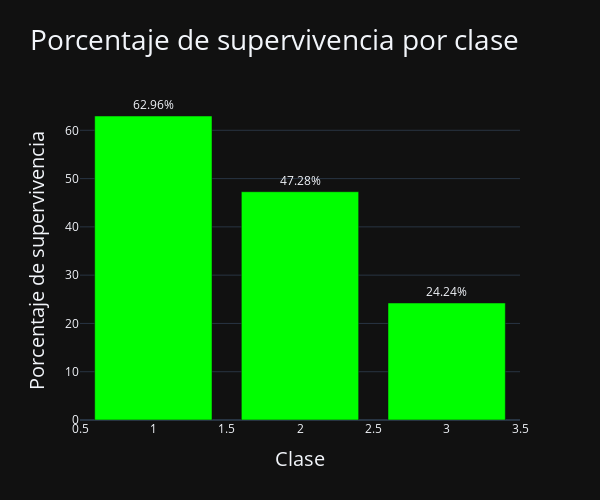

The code cell stored with this chart in its notebook:
### Markdown cell above
De esta gráfica podemos ver como la clase 3, la peor, fue la más perjudicada a la hora de sobrevivir al accidente, siendo por contrapartida, la 1, la mejor clase, donde más pasajeros sobrevivieron, más de la mitad.

### Code cell
# Calcular el porcentaje de supervivencia para cada clase
Superviviente_por_clase['Porcentaje_supervivientes'] = (Superviviente_por_clase[1] / (Superviviente_por_clase[0] + Superviviente_por_clase[1])) * 100

datos = pd.DataFrame({'Clase': Superviviente_por_clase.index, 'Porcentaje de supervivencia': Superviviente_por_clase['Porcentaje_supervivientes']})

fig = px.bar(datos, x='Clase', y='Porcentaje de supervivencia', text='Porcentaje de supervivencia',
              title='Porcentaje de supervivencia por clase', width=600, height=500, template="plotly_dark")
fig.update_traces(texttemplate='%{text:.2f}%', textposition='outside')
fig.update_xaxes(title_text='Clase')
fig.update_yaxes(title_text='Porcentaje de supervivencia')
fig.update_traces(marker_color='#00FF00')
fig.update_layout(title_font_size=28, xaxis_title_font_size=20, yaxis_title_font_size=20)

fig.show()

### Figure 1 — Plotly figure (JSON) as saved in the notebook; plotly's stock layout.template omitted (floating-point values rounded to 4 significant figures)
{"data": [{"alignmentgroup": "True", "hovertemplate": "Clase=%{x}<br>Porcentaje de supervivencia=%{text}<extra></extra>", "legendgroup": "", "marker": {"color": "#00FF00", "pattern": {"shape": ""}}, "name": "", "offsetgroup": "", "orientation": "v", "showlegend": false, "text": [62.96, 47.28, 24.24], "textposition": "outside", "texttemplate": "%{text:.2f}%", "type": "bar", "x": [1, 2, 3], "xaxis": "x", "y": [62.96, 47.28, 24.24], "yaxis": "y"}], "layout": {"barmode": "relative", "height": 500, "legend": {"tracegroupgap": 0}, "title": {"font": {"size": 28}, "text": "Porcentaje de supervivencia por clase"}, "width": 600, "xaxis": {"anchor": "y", "domain": [0, 1], "title": {"font": {"size": 20}, "text": "Clase"}}, "yaxis": {"anchor": "x", "domain": [0, 1], "title": {"font": {"size": 20}, "text": "Porcentaje de supervivencia"}}}}
